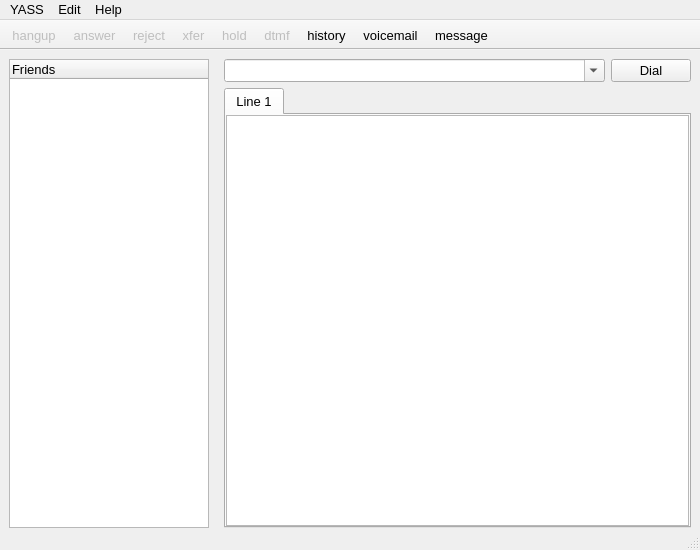
<?xml version="1.0" encoding="UTF-8"?>
<ui version="4.0">
 <class>YassMainWindow</class>
 <widget class="QMainWindow" name="YassMainWindow">
  <property name="geometry">
   <rect>
    <x>0</x>
    <y>0</y>
    <width>700</width>
    <height>550</height>
   </rect>
  </property>
  <property name="font">
   <font>
    <family>Arial</family>
    <pointsize>10</pointsize>
   </font>
  </property>
  <property name="windowTitle">
   <string>YASS</string>
  </property>
  <widget class="QWidget" name="centralFrame">
   <layout class="QHBoxLayout" name="horizontalLayout_2">
    <property name="bottomMargin">
     <number>0</number>
    </property>
    <item>
     <widget class="QTreeWidget" name="buddyList">
      <property name="enabled">
       <bool>true</bool>
      </property>
      <property name="minimumSize">
       <size>
        <width>200</width>
        <height>0</height>
       </size>
      </property>
      <property name="maximumSize">
       <size>
        <width>200</width>
        <height>16777215</height>
       </size>
      </property>
      <property name="contextMenuPolicy">
       <enum>Qt::CustomContextMenu</enum>
      </property>
      <column>
       <property name="text">
        <string>Friends</string>
       </property>
      </column>
     </widget>
    </item>
    <item>
     <widget class="QWidget" name="linesFrame" native="true">
      <layout class="QVBoxLayout" name="verticalLayout">
       <property name="topMargin">
        <number>0</number>
       </property>
       <property name="rightMargin">
        <number>0</number>
       </property>
       <property name="bottomMargin">
        <number>0</number>
       </property>
       <item>
        <widget class="QWidget" name="dialFrame" native="true">
         <layout class="QGridLayout" name="gridLayout">
          <property name="margin">
           <number>0</number>
          </property>
          <item row="0" column="1">
           <widget class="QPushButton" name="dialBtn">
            <property name="sizePolicy">
             <sizepolicy hsizetype="Fixed" vsizetype="Fixed">
              <horstretch>0</horstretch>
              <verstretch>0</verstretch>
             </sizepolicy>
            </property>
            <property name="text">
             <string>Dial</string>
            </property>
           </widget>
          </item>
          <item row="0" column="0">
           <widget class="QComboBox" name="dialText">
            <property name="editable">
             <bool>true</bool>
            </property>
            <property name="maxVisibleItems">
             <number>5</number>
            </property>
            <property name="maxCount">
             <number>15</number>
            </property>
            <property name="insertPolicy">
             <enum>QComboBox::InsertBeforeCurrent</enum>
            </property>
            <property name="duplicatesEnabled">
             <bool>true</bool>
            </property>
            <property name="frame">
             <bool>true</bool>
            </property>
           </widget>
          </item>
         </layout>
        </widget>
       </item>
       <item>
        <widget class="QTabWidget" name="linesTabs">
         <property name="tabShape">
          <enum>QTabWidget::Rounded</enum>
         </property>
         <property name="currentIndex">
          <number>0</number>
         </property>
         <widget class="QWidget" name="lineTab1">
          <attribute name="title">
           <string>Line 1</string>
          </attribute>
          <layout class="QVBoxLayout" name="verticalLayout_2">
           <property name="margin">
            <number>0</number>
           </property>
           <item>
            <widget class="QTextEdit" name="line1Text">
             <property name="undoRedoEnabled">
              <bool>false</bool>
             </property>
             <property name="lineWrapMode">
              <enum>QTextEdit::NoWrap</enum>
             </property>
             <property name="readOnly">
              <bool>true</bool>
             </property>
            </widget>
           </item>
          </layout>
         </widget>
        </widget>
       </item>
      </layout>
     </widget>
    </item>
   </layout>
  </widget>
  <widget class="QMenuBar" name="menubar">
   <property name="geometry">
    <rect>
     <x>0</x>
     <y>0</y>
     <width>700</width>
     <height>22</height>
    </rect>
   </property>
   <widget class="QMenu" name="menuFile">
    <property name="title">
     <string>YASS</string>
    </property>
    <addaction name="actionQuit"/>
   </widget>
   <widget class="QMenu" name="menuHelp">
    <property name="title">
     <string>Help</string>
    </property>
    <addaction name="actionAbout"/>
   </widget>
   <widget class="QMenu" name="menuEdit">
    <property name="title">
     <string>Edit</string>
    </property>
    <addaction name="actionConfiguration"/>
   </widget>
   <addaction name="menuFile"/>
   <addaction name="menuEdit"/>
   <addaction name="menuHelp"/>
  </widget>
  <widget class="QStatusBar" name="statusbar"/>
  <widget class="QToolBar" name="toolBar">
   <property name="minimumSize">
    <size>
     <width>0</width>
     <height>0</height>
    </size>
   </property>
   <property name="windowTitle">
    <string>toolBar</string>
   </property>
   <property name="movable">
    <bool>false</bool>
   </property>
   <property name="iconSize">
    <size>
     <width>32</width>
     <height>32</height>
    </size>
   </property>
   <property name="toolButtonStyle">
    <enum>Qt::ToolButtonTextUnderIcon</enum>
   </property>
   <property name="floatable">
    <bool>false</bool>
   </property>
   <attribute name="toolBarArea">
    <enum>TopToolBarArea</enum>
   </attribute>
   <attribute name="toolBarBreak">
    <bool>false</bool>
   </attribute>
   <addaction name="actionHangup"/>
   <addaction name="actionAnswer"/>
   <addaction name="actionReject"/>
   <addaction name="actionXfer"/>
   <addaction name="actionHold"/>
   <addaction name="actionDtmf"/>
   <addaction name="actionHistory"/>
   <addaction name="actionVoicemail"/>
   <addaction name="actionMessage"/>
  </widget>
  <action name="actionQuit">
   <property name="text">
    <string>Quit</string>
   </property>
  </action>
  <action name="actionAbout">
   <property name="text">
    <string>About</string>
   </property>
  </action>
  <action name="actionAnswer">
   <property name="enabled">
    <bool>false</bool>
   </property>
   <property name="icon">
    <iconset resource="toolbar_icons.qrc">
     <normaloff>:/toolbar/icons/toolbar/answer.png</normaloff>:/toolbar/icons/toolbar/answer.png</iconset>
   </property>
   <property name="text">
    <string>answer</string>
   </property>
  </action>
  <action name="actionHangup">
   <property name="enabled">
    <bool>false</bool>
   </property>
   <property name="icon">
    <iconset resource="toolbar_icons.qrc">
     <normaloff>:/toolbar/icons/toolbar/hangup.png</normaloff>:/toolbar/icons/toolbar/hangup.png</iconset>
   </property>
   <property name="text">
    <string>hangup</string>
   </property>
  </action>
  <action name="actionReject">
   <property name="enabled">
    <bool>false</bool>
   </property>
   <property name="icon">
    <iconset resource="toolbar_icons.qrc">
     <normaloff>:/toolbar/icons/toolbar/reject.png</normaloff>:/toolbar/icons/toolbar/reject.png</iconset>
   </property>
   <property name="text">
    <string>reject</string>
   </property>
  </action>
  <action name="actionXfer">
   <property name="enabled">
    <bool>false</bool>
   </property>
   <property name="icon">
    <iconset resource="toolbar_icons.qrc">
     <normaloff>:/toolbar/icons/toolbar/xfer.png</normaloff>:/toolbar/icons/toolbar/xfer.png</iconset>
   </property>
   <property name="text">
    <string>xfer</string>
   </property>
  </action>
  <action name="actionHold">
   <property name="checkable">
    <bool>true</bool>
   </property>
   <property name="checked">
    <bool>false</bool>
   </property>
   <property name="enabled">
    <bool>false</bool>
   </property>
   <property name="icon">
    <iconset resource="toolbar_icons.qrc">
     <normaloff>:/toolbar/icons/toolbar/hold.png</normaloff>:/toolbar/icons/toolbar/hold.png</iconset>
   </property>
   <property name="text">
    <string>hold</string>
   </property>
  </action>
  <action name="actionDtmf">
   <property name="enabled">
    <bool>false</bool>
   </property>
   <property name="icon">
    <iconset resource="toolbar_icons.qrc">
     <normaloff>:/toolbar/icons/toolbar/dtmf.png</normaloff>:/toolbar/icons/toolbar/dtmf.png</iconset>
   </property>
   <property name="text">
    <string>dtmf</string>
   </property>
  </action>
  <action name="actionHistory">
   <property name="icon">
    <iconset resource="toolbar_icons.qrc">
     <normaloff>:/toolbar/icons/toolbar/history.png</normaloff>:/toolbar/icons/toolbar/history.png</iconset>
   </property>
   <property name="text">
    <string>history</string>
   </property>
  </action>
  <action name="actionVoicemail">
   <property name="icon">
    <iconset resource="toolbar_icons.qrc">
     <normaloff>:/toolbar/icons/toolbar/voicemail.png</normaloff>:/toolbar/icons/toolbar/voicemail.png</iconset>
   </property>
   <property name="text">
    <string>voicemail</string>
   </property>
  </action>
  <action name="actionConfiguration">
   <property name="text">
    <string>Configuration</string>
   </property>
  </action>
  <action name="actionCall">
   <property name="text">
    <string>call</string>
   </property>
  </action>
  <action name="actionMessage">
   <property name="icon">
    <iconset resource="toolbar_icons.qrc">
     <normaloff>:/toolbar/icons/toolbar/message.png</normaloff>:/toolbar/icons/toolbar/message.png</iconset>
   </property>
   <property name="text">
    <string>message</string>
   </property>
  </action>
 </widget>
 <resources>
  <include location="toolbar_icons.qrc"/>
 </resources>
 <connections/>
</ui>
